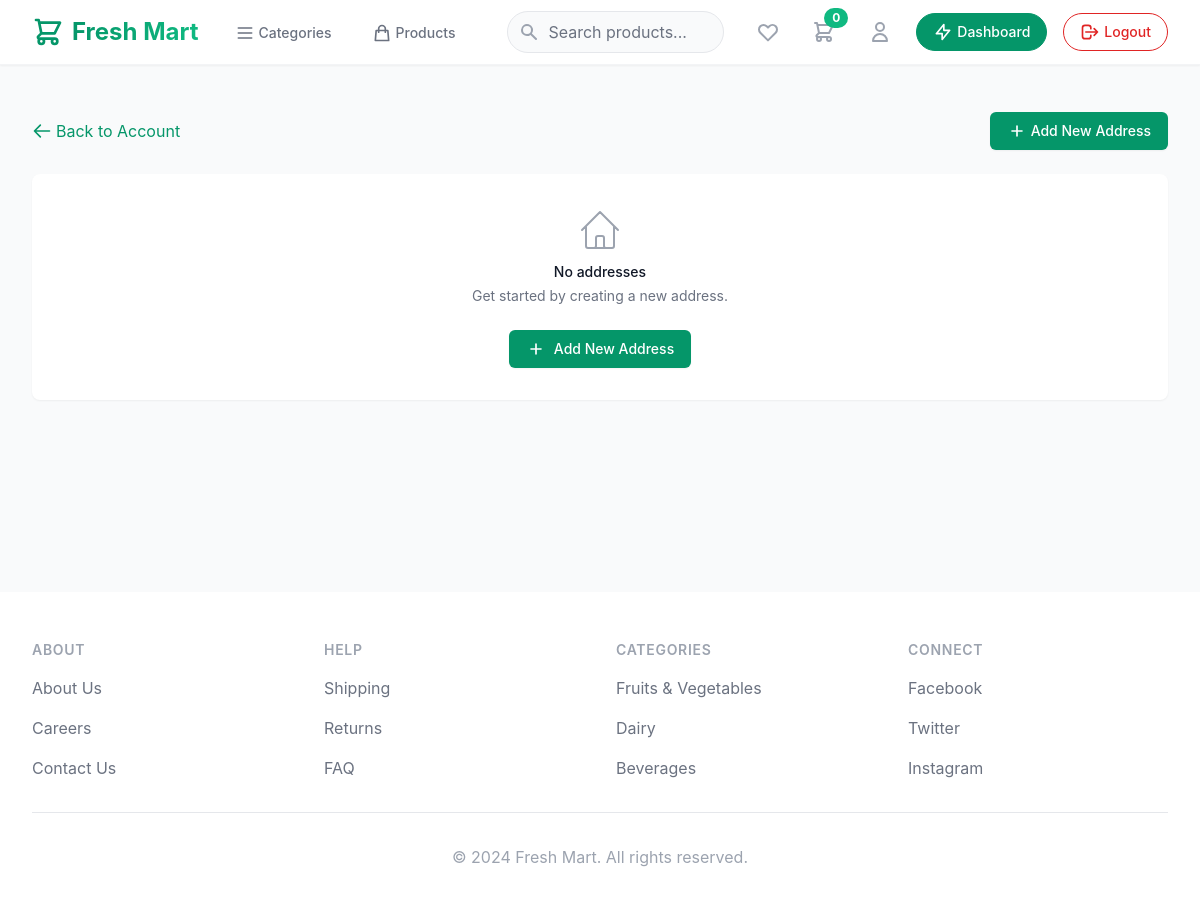
The app's page /account/addresses (signed in), older data.
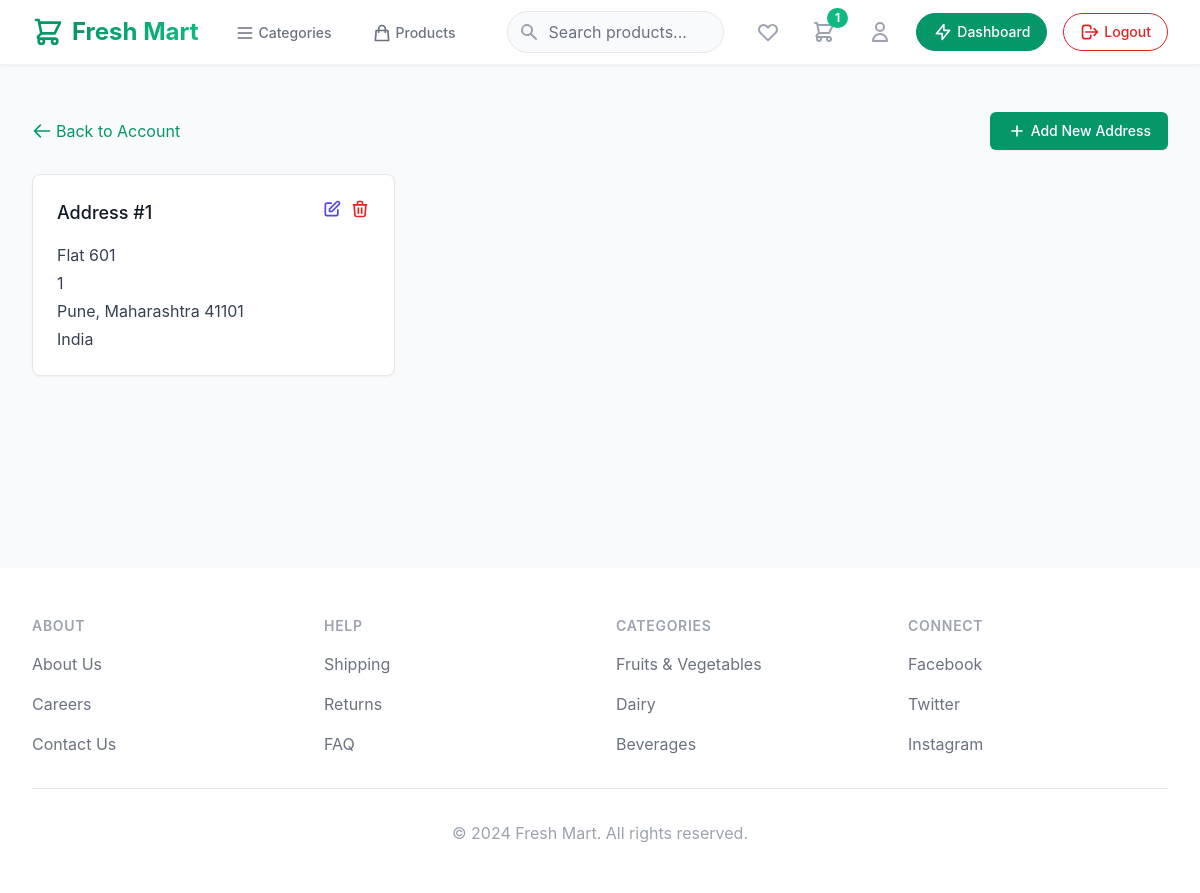
The same page, newer data.
### app.py (models this page shows, shortened)
class Address(db.Model):
    __tablename__ = 'addresses'
    id = Column(Integer, primary_key=True)
    user_id = Column(Integer, ForeignKey('users.id'), nullable=False)
    line1 = Column(String(200), nullable=False)
    line2 = Column(String(200), nullable=True)
    city = Column(String(100), nullable=False)
    state = Column(String(100), nullable=False)
    country = Column(String(100), nullable=False)
    zip_code = Column(String(20), nullable=False)
    created_at = Column(DateTime, default=datetime.utcnow)
    user = relationship('User', back_populates='addresses')

### app.py (the view)
@app.route('/account/addresses')
@login_required
def view_addresses():
    addresses = Address.query.filter_by(user_id=current_user.id).all()
    return render_template('pages/addresses.html', addresses=addresses)

### app.py (called while the page is built)
@login_manager.user_loader
def load_user(user_id):
    return User.query.get(int(user_id))

@app.context_processor
def inject_cart():
    if current_user.is_authenticated:
        cart = Cart.query.filter_by(user_id=current_user.id).first()
        return {'user_cart': cart}
    return {'user_cart': None}

### templates/pages/addresses.html (shortened to what this page needs)
{% extends "base.html" %}
{% block content %}
<div class="max-w-7xl mx-auto px-4 sm:px-6 lg:px-8 py-12 pb-48">
    <div class="mb-6 flex justify-between items-center">
        <a href="{{ url_for('account') }}" class="text-emerald-600 hover:text-emerald-700 flex items-center">
            <svg class="w-5 h-5 mr-1" fill="none" stroke="currentColor" viewBox="0 0 24 24">
                <path stroke-linecap="round" stroke-linejoin="round" stroke-width="2" d="M10 19l-7-7m0 0l7-7m-7 7h18"></path>
            </svg>
            Back to Account
        </a>
        <a href="{{ url_for('add_address') }}" class="inline-flex items-center px-4 py-2 border border-transparent text-sm font-medium rounded-md shadow-sm text-white bg-emerald-600 hover:bg-emerald-700 focus:outline-none focus:ring-2 focus:ring-offset-2 focus:ring-emerald-500">
            <svg class="w-5 h-5 mr-1" fill="none" stroke="currentColor" viewBox="0 0 24 24">
                <path stroke-linecap="round" stroke-linejoin="round" stroke-width="2" d="M12 6v6m0 0v6m0-6h6m-6 0H6"></path>
            </svg>
            Add New Address
        </a>
    </div>
    {% if addresses %}
    <div class="grid grid-cols-1 md:grid-cols-2 lg:grid-cols-3 gap-6">
        {% for address in addresses %}
        <div class="bg-white rounded-lg shadow-sm p-6 border border-gray-200">
            <div class="flex justify-between items-start mb-4">
                <h3 class="text-lg font-medium text-gray-900">Address #{{ loop.index }}</h3>
                <div class="flex space-x-2">
                    <a href="{{ url_for('edit_address', id=address.id) }}" class="text-indigo-600 hover:text-indigo-900">
                        <svg class="h-5 w-5" fill="none" viewBox="0 0 24 24" stroke="currentColor">
                            <path stroke-linecap="round" stroke-linejoin="round" stroke-width="2" d="M11 5H6a2 2 0 00-2 2v11a2 2 0 002 2h11a2 2 0 002-2v-5m-1.414-9.414a2 2 0 112.828 2.828L11.828 15H9v-2.828l8.586-8.586z" />
                        </svg>
                    </a>
                    <form action="{{ url_for('delete_address', id=address.id) }}" method="POST" class="inline" onsubmit="return confirm('Are you sure you want to delete this address?');">
                        <button type="submit" class="text-red-600 hover:text-red-900">
                            <svg class="h-5 w-5" fill="none" viewBox="0 0 24 24" stroke="currentColor">
                                <path stroke-linecap="round" stroke-linejoin="round" stroke-width="2" d="M19 7l-.867 12.142A2 2 0 0116.138 21H7.862a2 2 0 01-1.995-1.858L5 7m5 4v6m4-6v6m1-10V4a1 1 0 00-1-1h-4a1 1 0 00-1 1v3M4 7h16" />
                            </svg>
                        </button>
                    </form>
                </div>
            </div>
            <div class="space-y-1 text-gray-700">
                <p>{{ address.line1 }}</p>
                {% if address.line2 %}
                <p>{{ address.line2 }}</p>
                {% endif %}
                <p>{{ address.city }}, {{ address.state }} {{ address.zip_code }}</p>
                <p>{{ address.country }}</p>
            </div>
        </div>
        {% endfor %}
    </div>
    {% else %}
    <div class="bg-white rounded-lg shadow-sm p-8 text-center">
        <h3 class="mt-2 text-sm font-medium text-gray-900">No addresses</h3>
        <p class="mt-1 text-sm text-gray-500">Get started by creating a new address.</p>
        <div class="mt-6">
            <a href="{{ url_for('add_address') }}" class="inline-flex items-center px-4 py-2 border border-transparent shadow-sm text-sm font-medium rounded-md text-white bg-emerald-600 hover:bg-emerald-700 focus:outline-none focus:ring-2 focus:ring-offset-2 focus:ring-emerald-500">
                <svg class="mr-2 h-5 w-5" fill="none" stroke="currentColor" viewBox="0 0 24 24">
                    <path stroke-linecap="round" stroke-linejoin="round" stroke-width="2" d="M12 6v6m0 0v6m0-6h6m-6 0H6"></path>
                </svg>
                Add New Address
            </a>
        </div>
    </div>
    {% endif %}
</div>
{% endblock %}

### templates/base.html (shortened to what this page needs)
<!DOCTYPE html>
<html lang="en">
<head>
    <link href="{{ url_for('static', filename='dist/css/output.css') }}" rel="stylesheet">
    <link href="https://cdnjs.cloudflare.com/ajax/libs/flowbite/2.3.0/flowbite.min.css" rel="stylesheet" />
</head>
<body class="bg-gray-50">
    <nav class="bg-white shadow-sm border-b border-gray-100 fixed w-full z-50">
        <div class="max-w-7xl mx-auto px-4 sm:px-6 lg:px-8">
            <div class="flex justify-between h-16">
                <div class="flex items-center">
                    <div class="flex-shrink-0 flex items-center">
                        <a href="/" class="flex items-center space-x-2">
                            <span class="text-2xl font-bold bg-gradient-to-r from-emerald-600 to-emerald-500 bg-clip-text text-transparent">Fresh Mart</span>
                        </a>
                    </div>
                    <div class="hidden sm:ml-8 sm:flex sm:space-x-8">
                        <a href="/categories" class="border-transparent text-gray-500 hover:text-emerald-600 hover:border-emerald-500 inline-flex items-center px-1 pt-1 border-b-2 text-sm font-medium transition-colors duration-200">
                            <svg class="h-5 w-5 mr-1" fill="none" stroke="currentColor" viewBox="0 0 24 24">
                                <path stroke-linecap="round" stroke-linejoin="round" stroke-width="2" d="M4 6h16M4 12h16M4 18h16"/>
                            </svg>
                            Categories
                        </a>
                        <a href="/products" class="border-transparent text-gray-500 hover:text-emerald-600 hover:border-emerald-500 inline-flex items-center px-1 pt-1 border-b-2 text-sm font-medium transition-colors duration-200">
                            <svg class="h-5 w-5 mr-1" fill="none" stroke="currentColor" viewBox="0 0 24 24">
                                <path stroke-linecap="round" stroke-linejoin="round" stroke-width="2" d="M16 11V7a4 4 0 00-8 0v4M5 9h14l1 12H4L5 9z"/>
                            </svg>
                            Products
                        </a>
                    </div>
                </div>
                <div class="flex-1 flex items-center justify-center px-6 lg:ml-6 lg:justify-end max-w-lg">
                    <div class="w-full">
                        <div class="relative">
                            <div class="absolute inset-y-0 left-0 pl-3 flex items-center pointer-events-none">
                            </div>
                            <input id="search" name="search"
                                   class="block w-full pl-10 pr-3 py-2 border border-gray-200 rounded-full leading-5 bg-gray-50 placeholder-gray-500 focus:outline-none focus:placeholder-gray-400 focus:ring-1 focus:ring-emerald-500 focus:border-emerald-500 focus:bg-white sm:text-sm transition-colors duration-200"
                                   placeholder="Search products..." type="search">
                        </div>
                    </div>
                </div>
                <div class="flex items-center space-x-4">
                    {% if current_user.is_authenticated %}
                    <a href="{{ url_for('wishlist') }}" class="p-2 text-gray-400 hover:text-emerald-600 relative transition-colors duration-200">
                        <svg class="h-6 w-6" xmlns="http://www.w3.org/2000/svg" fill="none" viewBox="0 0 24 24" stroke="currentColor">
                            <path stroke-linecap="round" stroke-linejoin="round" stroke-width="2" d="M4.318 6.318a4.5 4.5 0 000 6.364L12 20.364l7.682-7.682a4.5 4.5 0 00-6.364-6.364L12 7.636l-1.318-1.318a4.5 4.5 0 00-6.364 0z" />
                        </svg>
                    </a>
                    {% endif %}
                    <a href="/cart" class="p-2 text-gray-400 hover:text-emerald-600 relative transition-colors duration-200">
                        {% if user_cart and user_cart.items %}
                        <span class="cart-count absolute -top-1 -right-1 inline-flex items-center justify-center px-2 py-1 text-xs font-bold leading-none text-white transform bg-emerald-500 rounded-full transition-transform duration-200 hover:scale-110">{{ user_cart.items|length }}</span>
                        {% else %}
                        <span class="cart-count absolute -top-1 -right-1 inline-flex items-center justify-center px-2 py-1 text-xs font-bold leading-none text-white transform bg-emerald-500 rounded-full transition-transform duration-200 hover:scale-110">0</span>
                        {% endif %}
                    </a>
                    <a href="/account" class="p-2 text-gray-400 hover:text-emerald-600 transition-colors duration-200">
                        <svg class="h-6 w-6" xmlns="http://www.w3.org/2000/svg" fill="none" viewBox="0 0 24 24" stroke="currentColor">
                            <path stroke-linecap="round" stroke-linejoin="round" stroke-width="2" d="M16 7a4 4 0 11-8 0 4 4 0 018 0zM12 14a7 7 0 00-7 7h14a7 7 0 00-7-7z" />
                        </svg>
                    </a>
                    {% if current_user.is_authenticated and current_user.is_seller == True %}
                    <a href="/seller/dashboard" class="inline-flex items-center px-4 py-2 border border-emerald-600 text-sm font-medium rounded-full text-white bg-emerald-600 hover:bg-emerald-700 transition-colors duration-200">
                        <svg class="h-5 w-5 mr-1" fill="none" stroke="currentColor" viewBox="0 0 24 24">
                            <path stroke-linecap="round" stroke-linejoin="round" stroke-width="2" d="M13 10V3L4 14h7v7l9-11h-7z"/>
                        </svg>
                        Dashboard
                    </a>
                    {% endif %}
                    {% if current_user.is_authenticated %}
                    <form action="{{ url_for('logout') }}" method="GET" class="ml-4">
                        <button type="submit" class="inline-flex items-center px-4 py-2 border border-red-600 text-sm font-medium rounded-full text-red-600 bg-white hover:bg-red-600 hover:text-white transition-colors duration-200">
                            <svg class="h-5 w-5 mr-1" xmlns="http://www.w3.org/2000/svg" fill="none" viewBox="0 0 24 24" stroke="currentColor">
                                <path stroke-linecap="round" stroke-linejoin="round" stroke-width="2" d="M17 16l4-4m0 0l-4-4m4 4H7m6 4v1a3 3 0 01-3 3H6a3 3 0 01-3-3V7a3 3 0 013-3h4a3 3 0 013 3v1" />
                            </svg>
                            Logout
                        </button>
                    </form>
                    {% endif %}
                </div>
            </div>
        </div>
    </nav>
    <main class="pt-16">
        {% block content %}{% endblock %}
    </main>
    <footer class="bg-white ">
        <div class="max-w-7xl mx-auto py-12 px-4 sm:px-6 lg:px-8">
            <div class="grid grid-cols-2 md:grid-cols-4 gap-8">
                <div>
                    <h3 class="text-sm font-semibold text-gray-400 tracking-wider uppercase">About</h3>
                    <ul class="mt-4 space-y-4">
                        <li><a href="#" class="text-base text-gray-500 hover:text-gray-900">About Us</a></li>
                        <li><a href="#" class="text-base text-gray-500 hover:text-gray-900">Careers</a></li>
                        <li><a href="#" class="text-base text-gray-500 hover:text-gray-900">Contact Us</a></li>
                    </ul>
                </div>
                <div>
                    <h3 class="text-sm font-semibold text-gray-400 tracking-wider uppercase">Help</h3>
                    <ul class="mt-4 space-y-4">
                        <li><a href="#" class="text-base text-gray-500 hover:text-gray-900">Shipping</a></li>
                        <li><a href="#" class="text-base text-gray-500 hover:text-gray-900">Returns</a></li>
                        <li><a href="#" class="text-base text-gray-500 hover:text-gray-900">FAQ</a></li>
                    </ul>
                </div>
                <div>
                    <h3 class="text-sm font-semibold text-gray-400 tracking-wider uppercase">Categories</h3>
                    <ul class="mt-4 space-y-4">
                        <li><a href="#" class="text-base text-gray-500 hover:text-gray-900">Fruits & Vegetables</a></li>
                        <li><a href="#" class="text-base text-gray-500 hover:text-gray-900">Dairy</a></li>
                        <li><a href="#" class="text-base text-gray-500 hover:text-gray-900">Beverages</a></li>
                    </ul>
                </div>
                <div>
                    <h3 class="text-sm font-semibold text-gray-400 tracking-wider uppercase">Connect</h3>
                    <ul class="mt-4 space-y-4">
                        <li><a href="#" class="text-base text-gray-500 hover:text-gray-900">Facebook</a></li>
                        <li><a href="#" class="text-base text-gray-500 hover:text-gray-900">Twitter</a></li>
                        <li><a href="#" class="text-base text-gray-500 hover:text-gray-900">Instagram</a></li>
                    </ul>
                </div>
            </div>
            <div class="mt-8 border-t border-gray-200 pt-8">
                <p class="text-base text-gray-400 text-center">&copy; 2024 Fresh Mart. All rights reserved.</p>
            </div>
        </div>
    </footer>
</body>
</html>

Row changes from the older to the newer data that the page shows:
added Address: line1 "Flat 601", line2 "1", city "Pune", state "Maharashtra", zip_code "41101", country "India"
Text that changed along with them:
{{ user_cart.items|length }}: (not shown) → "1"
text no longer shown: "0 No addresses Get started by creating a new address. Add New Address"
